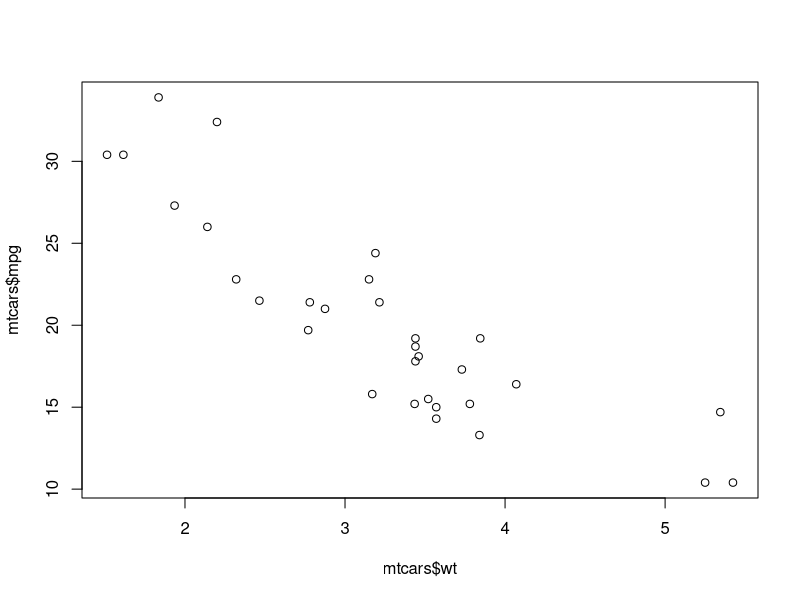

Write R code to recreate this figure.
## ---- chunk 1
knitr::opts_chunk$set(echo = TRUE)
## ---- chunk 2
#remove the first row
mtcars <- mtcars[-1, ]
## ---- chunk 3
plot(x = mtcars$wt, y = mtcars$mpg)
